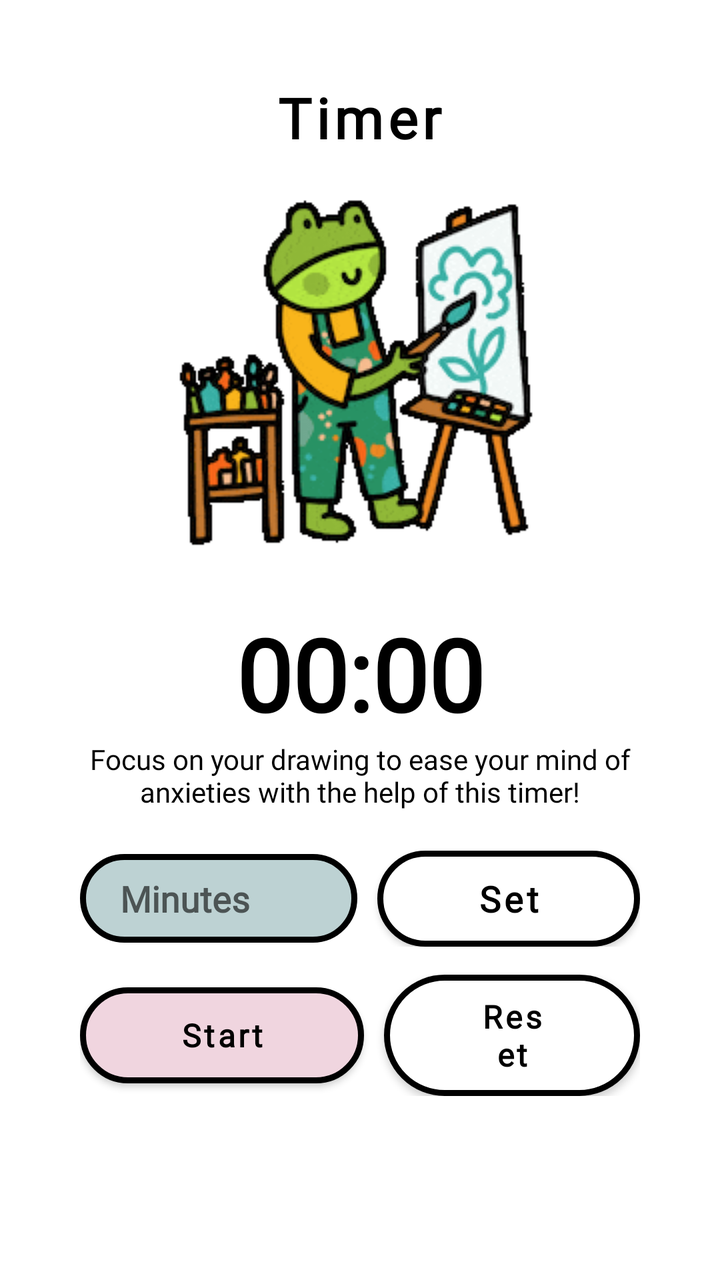
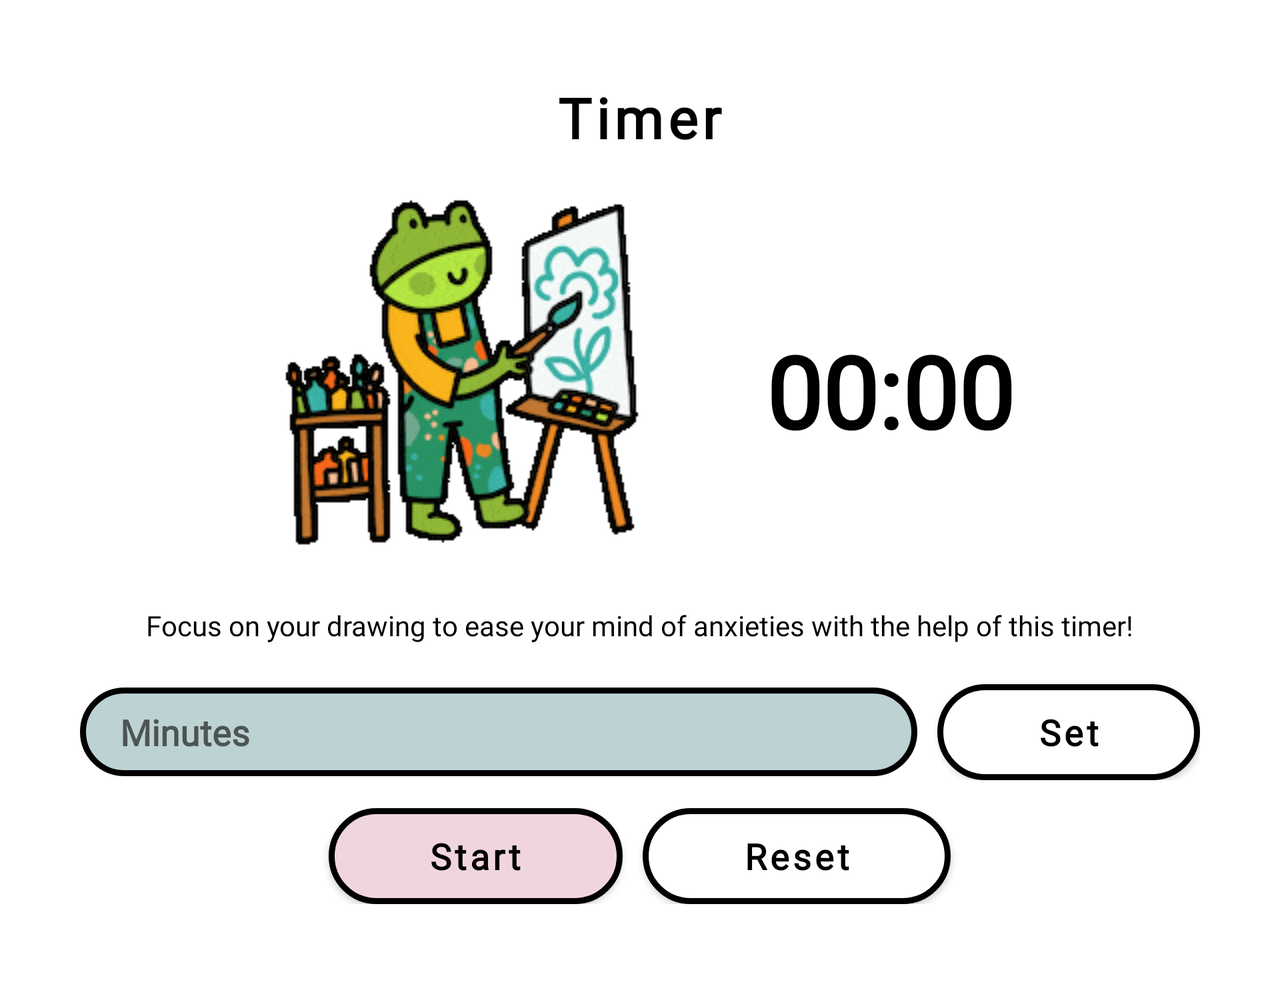

Compare how this app lays out the same screen by default and in its alternative resource folder. The renders come first, then the two layout files and the values they reference.
<!-- AndroidManifest.xml: application theme Theme.ArtMind -->
<!-- res/layout/fragment_timer.xml -->
<?xml version="1.0" encoding="utf-8"?>
<ScrollView xmlns:android="http://schemas.android.com/apk/res/android"
    xmlns:app="http://schemas.android.com/apk/res-auto"
    xmlns:tools="http://schemas.android.com/tools"
    android:layout_width="match_parent"
    android:layout_height="match_parent"
    android:layout_margin="40dp"
    android:orientation="vertical"
    tools:context=".component.focus_timer.TimerFragment">

    <LinearLayout
        android:layout_width="match_parent"
        android:layout_height="wrap_content"
        android:gravity="center_horizontal"
        android:orientation="vertical">

        <TextView
            style="@style/TitleText"
            android:layout_width="wrap_content"
            android:layout_height="wrap_content"
            android:text="@string/timer_title" />

        <ImageView
            android:id="@+id/timer_image_view"
            android:layout_width="200dp"
            android:layout_height="200dp"
            android:layout_marginBottom="16dp"
            android:src="@drawable/drawing_frog" />

        <TextView
            android:id="@+id/text_view_countdown"
            android:layout_width="wrap_content"
            android:layout_height="wrap_content"
            android:text="00:00"
            android:textColor="@android:color/black"
            android:textSize="50sp"
            android:textStyle="bold" />

        <TextView
            android:layout_width="wrap_content"
            android:layout_height="wrap_content"
            android:layout_marginBottom="20dp"
            android:gravity="center"
            android:text="@string/timer_content"
            android:textColor="@color/black"
            android:textSize="14sp" />

        <LinearLayout
            android:layout_width="match_parent"
            android:layout_height="wrap_content"
            android:layout_marginBottom="14dp"
            android:gravity="center"
            android:orientation="horizontal">

            <EditText
                android:id="@+id/edit_text_input"
                style="@style/InputText"
                android:layout_width="0dp"
                android:layout_height="wrap_content"
                android:layout_marginEnd="10dp"
                android:layout_weight="1"
                android:hint="@string/minutes"
                android:inputType="number"
                android:maxLength="4" />

            <Button
                android:id="@+id/button_set"
                style="@style/Button"
                android:layout_width="wrap_content"
                android:layout_height="wrap_content"
                android:text="@string/set"
                app:backgroundTint="@color/orange"
                app:backgroundTintMode="multiply" />
        </LinearLayout>

        <LinearLayout
            android:layout_width="match_parent"
            android:layout_height="wrap_content"
            android:layout_marginBottom="10dp"
            android:gravity="center"
            android:orientation="horizontal">

            <Button
                android:id="@+id/button_start_pause"
                style="@style/Button"
                android:layout_width="wrap_content"
                android:layout_height="wrap_content"
                android:layout_marginEnd="10dp"
                android:text="@string/start"
                android:textSize="16sp"
                app:backgroundTint="@color/pink"
                app:backgroundTintMode="multiply" />

            <Button
                android:id="@+id/button_reset"
                style="@style/Button"
                android:layout_width="wrap_content"
                android:layout_height="wrap_content"
                android:text="@string/reset"
                android:textSize="16sp"
                android:paddingLeft="45dp"
                android:paddingRight="45dp"
                app:backgroundTint="@color/purple"
                app:backgroundTintMode="multiply" />
        </LinearLayout>

    </LinearLayout>
</ScrollView>
<!-- resources referenced by this layout -->
<resources>
  <color name="black">#FF000000</color>
  <color name="pink">#F0D5DF</color>
  <!-- drawable drawing_frog: gif bitmap (drawable, 38115 bytes) -->
  <string name="minutes">Minutes</string>
  <string name="reset">Reset</string>
  <string name="set">Set</string>
  <string name="start">Start</string>
  <string name="timer_content">Focus on your drawing to ease your mind of anxieties with the help of this timer!</string>
  <string name="timer_title">Timer</string>
  <style name="Button">
          <item name="android:textColor">@color/black</item>
          <item name="android:textStyle">bold</item>
          <item name="android:textAllCaps">false</item>
          <item name="android:layout_gravity">center</item>
          <item name="android:paddingLeft">50dp</item>
          <item name="android:paddingRight">50dp</item>
          <item name="android:textSize">18sp</item>
          <item name="android:background">@drawable/btn_rounded_corner</item>
      </style>
  <style name="InputText">
          <item name="android:textColor">@color/black</item>
          <item name="android:textStyle">bold</item>
          <item name="android:textAllCaps">false</item>
          <item name="android:layout_gravity">center</item>
          <item name="android:paddingLeft">20dp</item>
          <item name="android:paddingRight">50dp</item>
          <item name="android:paddingTop">10dp</item>
          <item name="android:paddingBottom">10dp</item>
          <item name="android:background">@drawable/btn_rounded_corner</item>
          <item name="android:backgroundTint">@color/input_text_bg</item>
          <item name="android:backgroundTintMode">multiply</item>
      </style>
  <style name="TitleText" parent="TextAppearance.AppCompat">
          <item name="android:textColor">@color/black</item>
          <item name="android:textStyle">bold</item>
          <item name="android:textSize">28sp</item>
          <item name="android:letterSpacing">0.08</item>
          <item name="android:layout_marginBottom">10dp</item>
      </style>
  <style name="Theme.ArtMind" parent="Theme.MaterialComponents.DayNight.NoActionBar">
          <item name="android:statusBarColor">?attr/colorPrimaryVariant</item>
          <item name="android:windowBackground">@color/white</item>
          <item name="android:fontFamily">@font/spacegrotesk</item>
          <item name="fontFamily">@font/spacegrotesk</item>
      </style>
  <!-- drawable btn_rounded_corner (drawable) -->
  <?xml version="1.0" encoding="utf-8"?>
  <shape android:shape="rectangle" xmlns:android="http://schemas.android.com/apk/res/android">
      <stroke android:width="3dp" android:color="@color/black"/>
      <corners android:radius="40dp"/>
      <solid android:color="@color/white"/>
  </shape>
  <color name="input_text_bg">#BDD2D3</color>
  <color name="white">#FFFFFFFF</color>
</resources>
<!-- res/layout-land/fragment_timer.xml (the repository's variant of the layout above) -->
<!-- drawn on the phone turned sideways -->
<?xml version="1.0" encoding="utf-8"?>
<ScrollView xmlns:android="http://schemas.android.com/apk/res/android"
    xmlns:app="http://schemas.android.com/apk/res-auto"
    xmlns:tools="http://schemas.android.com/tools"
    android:layout_width="match_parent"
    android:layout_height="match_parent"
    android:layout_margin="40dp"
    android:orientation="vertical"
    tools:context=".component.focus_timer.TimerFragment">

    <LinearLayout
        android:layout_width="match_parent"
        android:layout_height="wrap_content"
        android:gravity="center_horizontal"
        android:orientation="vertical">

        <TextView
            style="@style/TitleText"
            android:layout_width="wrap_content"
            android:layout_height="wrap_content"
            android:text="@string/timer_title" />

        <LinearLayout
            android:layout_width="match_parent"
            android:layout_height="wrap_content"
            android:gravity="center_horizontal"
            android:orientation="horizontal">

            <ImageView
                android:id="@+id/timer_image_view"
                android:layout_width="200dp"
                android:layout_height="200dp"
                android:layout_marginEnd="50dp"
                android:layout_marginBottom="16dp"
                android:src="@drawable/drawing_frog" />

            <TextView
                android:id="@+id/text_view_countdown"
                android:layout_width="wrap_content"
                android:layout_height="wrap_content"
                android:layout_gravity="center"
                android:text="00:00"
                android:textColor="@android:color/black"
                android:textSize="50sp"
                android:textStyle="bold" />

        </LinearLayout>

        <TextView
            android:layout_width="wrap_content"
            android:layout_height="wrap_content"
            android:layout_marginBottom="20dp"
            android:text="@string/timer_content"
            android:textColor="@color/black"
            android:textSize="14sp" />

        <LinearLayout
            android:layout_width="match_parent"
            android:layout_height="wrap_content"
            android:layout_marginBottom="14dp"
            android:gravity="center"
            android:orientation="horizontal">

            <EditText
                android:id="@+id/edit_text_input"
                style="@style/InputText"
                android:layout_width="0dp"
                android:layout_height="wrap_content"
                android:layout_marginEnd="10dp"
                android:layout_weight="1"
                android:hint="@string/minutes"
                android:inputType="number"
                android:maxLength="4" />

            <Button
                android:id="@+id/button_set"
                style="@style/Button"
                android:layout_width="wrap_content"
                android:layout_height="wrap_content"
                android:text="@string/set"
                app:backgroundTint="@color/orange"
                app:backgroundTintMode="multiply" />
        </LinearLayout>

        <LinearLayout
            android:layout_width="match_parent"
            android:layout_height="wrap_content"
            android:layout_marginBottom="10dp"
            android:gravity="center"
            android:orientation="horizontal">

            <Button
                android:id="@+id/button_start_pause"
                style="@style/Button"
                android:layout_width="wrap_content"
                android:layout_height="wrap_content"
                android:layout_marginEnd="10dp"
                android:text="@string/start"
                app:backgroundTint="@color/pink"
                app:backgroundTintMode="multiply" />

            <Button
                android:id="@+id/button_reset"
                style="@style/Button"
                android:layout_width="wrap_content"
                android:layout_height="wrap_content"
                android:text="@string/reset"
                app:backgroundTint="@color/purple"
                app:backgroundTintMode="multiply" />
        </LinearLayout>

    </LinearLayout>
</ScrollView>
